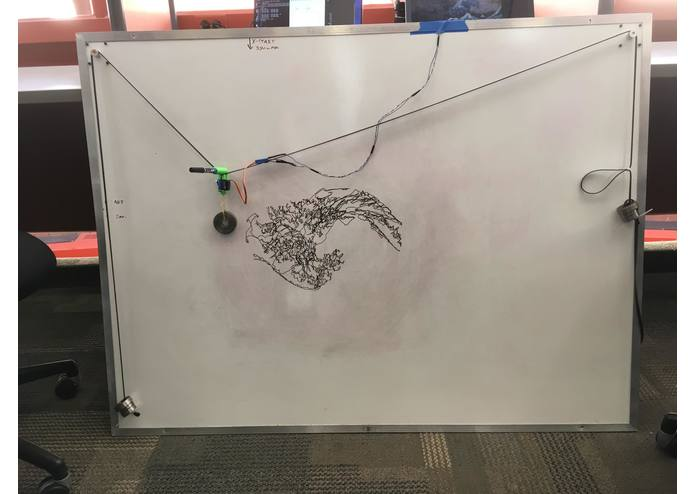
#> input picture wb.jpg, 695 x 494 px
$ python -i polar.py   (imports and definitions only)
#> lines starting #> are read from the running program, lines starting #| are printed output that depends on the picture
'''
# PolarGraph Project
This Script: Reduces Images to Edges for Sketching
    [1] Liam S. -> hardware
    [2] Ben L.  -> software
'''
import numpy as np
import cv2
from tkinter.filedialog import askopenfilename
import PIL
from PIL import Image, ImageFilter
import PIL.ImageOps
import networkx as nx
import pickle
import matplotlib.pyplot as plt
import PIL.ImageOps
import turtle
import pickle
import copy


PREVIEW = False

# Intiate Path Creation Process
def createPath(filename):
    # Image Processing
    edges = 255-draw(filename)
    image = PIL.Image.open(filename[0:-4] + "_canny.png") # get cannied-iamge from local file system
    image.thumbnail((256,144), Image.NEAREST)
    simplified = singleLineImage(edges) # reduce to one-stroke drawable
    img = PIL.Image.fromarray(edges)

    # Path Output
    # send  simplified-image to the path-finding algorithm,
    # which a drawing-path will be identified
    PIL.Image.fromarray(simplified).convert('RGBA').save(filename[0:-4] + '_preview.png')
    pp,nn = pa_to_path(filename)
    with open(filename[0:-4]+'_path.p', 'wb') as fp: # output path-file
        pickle.dump(pp, fp)
    load_path(filename) # write file containing drawing-path coordinates


# Apply Canny Edge Detection
def draw(filename):

#> called with filename = '../wb.jpg'
    def autoCanny(image):
        sigma=0.33                  # sigma^ = threshold^
        med = np.median(image)      # px-intensity
        lower = int(max(0, med * (1.0-sigma)))
        upper = int(min(255, med * (1.0+sigma)))
        # Edge Detection using computed Median
        edgedImage = cv2.Canny(image, lower, upper)
        return edgedImage

    image = cv2.imread(filename)
#> image is the input picture: shape (494, 695, 3); mean B, G, R 132.1, 141.5, 149.6
    gray = cv2.cvtColor(image, cv2.COLOR_BGR2GRAY)
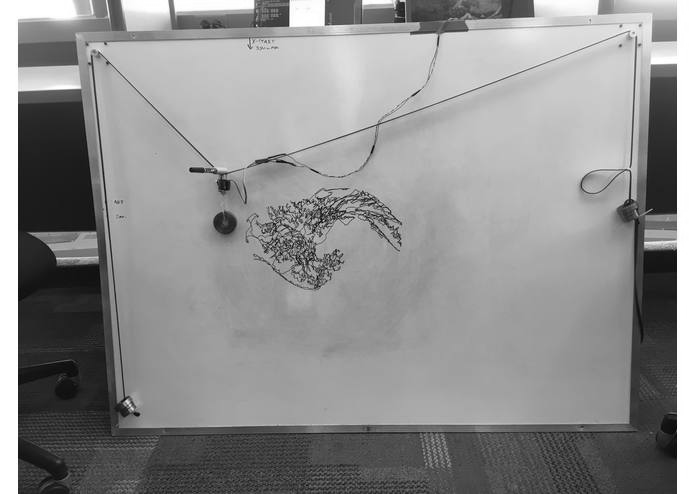
#> gray: shape (494, 695); min 1, max 255, mean 142.9
    blurred = cv2.GaussianBlur(gray, (3,3), 0)
    auto = autoCanny(blurred)
#> in autoCanny, `med = np.median(image)`: med = 157
#> in autoCanny, `lower = int(max(0, med * (1.0-sigma)))`: lower = 105
#> in autoCanny, `upper = int(min(255, med * (1.0+sigma)))`: upper = 208
#> in autoCanny, `edgedImage = cv2.Canny(image, lower, upper)`:
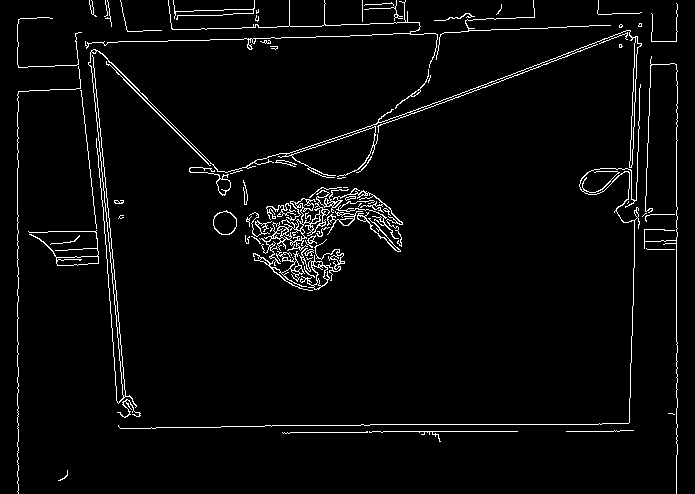
#> edgedImage: shape (494, 695); 3.5% white in thin lines or dots
#> in createPath, `edges = 255-draw(filename)`: edges: shape (494, 695); 96.5% white; black in thin lines or dots
#> in createPath, `image.thumbnail((256,144), Image.NEAREST)`:
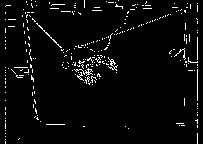
#> image: PIL image 203x144 L; 3.7% white in thin lines or dots
    cv2.imwrite(filename[0:-4] + "_canny.png" , auto)
    cv2.waitKey(0)
    return auto


# Reduce Image to Usable Pixels
def singleLineImage(image):
    x,y = image.shape
#> x = 494; y = 695
    tol = 2 # max dist. btwn neighbor-nodes
    image[:,0] = 255
    image[:,y-tol:]=255
    image[0,:] = 255
#> image: shape (494, 695); 96.5% white; black in thin lines or dots
    image[x-tol:,:] = 255
#> image: shape (494, 695); 96.5% white; black in thin lines or dots
    newImg = np.ones((x,y))*255
    imgSimple = image

    G = nx.Graph()
    for ix in range(x):
        for iy in range(y):
            if imgSimple[ix,iy] == 0: # draw black-px's
                # find neighbour black-px
                neighbours = []
                for subx in [-2,-1,0,1,2]: # legal distances between neighbour-nodes
                    for suby in [-2,-1,0,1,2]:
                        # pos. of neighbouring-node
                        iix = ix+subx; iiy = iy+suby
                        # check if edge is formed
                        if imgSimple[iix,iiy] == 0:
                            G.add_edge((ix,iy), (iix,iiy))

    # Longest Path max's Resolution
#> (the run stopped early here; a loop or call above may not have finished)
